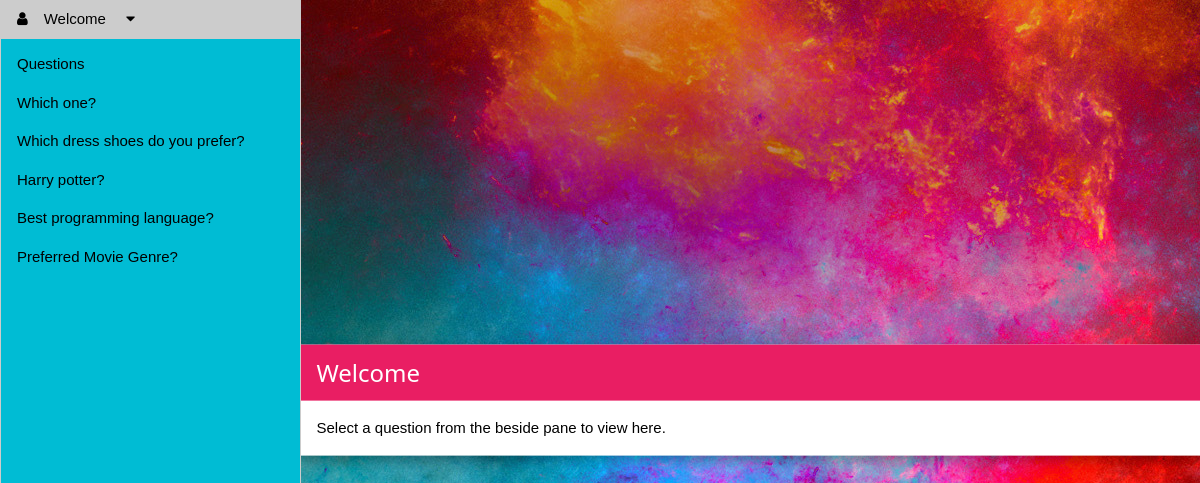
The page /polls/ (signed in) on the database its author committed.
### polls/models.py (models this page shows, shortened)
class Question(models.Model):
    question_text = models.CharField(max_length=200)
    pub_date = models.DateTimeField('date published')
    def was_published_recently(self):
        now = timezone.now()
        return now - datetime.timedelta(days=1) <= self.pub_date <= now
    was_published_recently.admin_order_field = 'pub_date'
    was_published_recently.boolean = True
    was_published_recently.short_description = 'Published recently?'

### polls/views.py (the view)
# urls.py: path('', views.IndexView.as_view(), name='index'),
class IndexView(generic.ListView):
    template_name = 'polls/index.html'
    context_object_name = 'latest_question_list'
    def get_queryset(self):
        return get_question_list()

### polls/views.py (called while the page is built)
def get_question_list():
    return Question.objects.order_by('-pub_date')

### polls/templates/polls/index.html (shortened to what this page needs)
{% extends "polls/base.html" %}
{% load static %}
{% block content %}
    {% if user.is_authenticated %}
        <div class="w3-row">
            <div class="w3-col l3 w3-border-left w3-cyan"
                 style="z-index:3;height:100vh;overflow:auto">
                <div class="w3-bar-block" id="mySidebar">
                    <div class="w3-dropdown-hover">
                        <a class="w3-button w3-bar-item"><i
                                class="w3-margin-right fa fa-user"></i>Welcome {{ user.first_name }}<i
                                class="w3-margin-left fa fa-caret-down"></i>
                        </a>
                    </div>
                    <div class="w3-bar-item">Questions</div>
                    {% if latest_question_list %}
                        {% for question in latest_question_list %}
                            <a href="{% url 'polls:detail' question.id %}"
                               class="w3-bar-item w3-button">{{ question.question_text }}</a>
                        {% endfor %}
                    {% else %}
                        <p>No polls are available.</p>
                    {% endif %}
                </div>
            </div>
            <div class="w3-col l9 w3-border-left w3-display-container" style="z-index:3;height:100vh;overflow:auto">
                <div class="w3-display-middle w3-modal-content w3-card-4">
                    <div class="w3-container w3-pink">
                        <h3>Welcome</h3>
                    </div>
                    <div class="w3-margin">
                        <p>Select a question from the beside pane to view here.</p>
                    </div>
                </div>
            </div>
        </div>
    {% endif %}
{% endblock %}

### polls/static/polls/style.css (style rules this page uses)
html, body, h1, h2, h3, h4, h5 { font-family: "Raleway", sans-serif }
html { box-sizing: border-box }
*, *:before, *:after { box-sizing: inherit }
html { -ms-text-size-adjust: 100%; -webkit-text-size-adjust: 100% }
body { margin: 0; background: url("images/background.jpg") no-repeat }
a { background-color: transparent; -webkit-text-decoration-skip: objects }
html, body { font-family: Verdana, sans-serif; font-size: 15px; line-height: 1.5 }
html { overflow-x: hidden }
h3 { font-size: 24px }
h1, h2, h3, h4, h5, h6 { font-family: "Segoe UI", Arial, sans-serif; font-weight: 400; margin: 10px 0 }
a { color: inherit }
.w3-btn, .w3-button { border: none; display: inline-block; padding: 8px 16px; vertical-align: middle; overflow: hidden; text-decoration: none; color: inherit; background-color: inherit; text-align: center; cursor: pointer; white-space: nowrap }
.w3-btn, .w3-button { -webkit-touch-callout: none; -webkit-user-select: none; -khtml-user-select: none; -moz-user-select: none; -ms-user-select: none; user-select: none }
.w3-tooltip, .w3-display-container { position: relative }
.w3-dropdown-click, .w3-dropdown-hover { position: relative; display: inline-block; cursor: pointer }
.w3-dropdown-hover:first-child, .w3-dropdown-click:hover { background-color: #ccc; color: #000 }
.w3-bar-block .w3-dropdown-hover, .w3-bar-block .w3-dropdown-click { width: 100% }
.w3-bar-block .w3-dropdown-hover .w3-button, .w3-bar-block .w3-dropdown-click .w3-button { width: 100%; text-align: left; padding: 8px 16px }
.w3-modal-content { margin: auto; background-color: #fff; position: relative; padding: 0; outline: 0; width: 600px }
.w3-bar-block .w3-bar-item { width: 100%; display: block; padding: 8px 16px; text-align: left; border: none; white-space: normal; float: none; outline: 0 }
.w3-container:after, .w3-container:before, .w3-panel:after, .w3-panel:before, .w3-row:after, .w3-row:before, .w3-row-padding:after, .w3-row-padding:before, .w3-cell-row:before, .w3-cell-row:after, .w3-clear:after, .w3-clear:before, .w3-bar:before, .w3-bar:after { content: ""; display: table; clear: both }
.w3-col, .w3-half, .w3-third, .w3-twothird, .w3-threequarter, .w3-quarter { float: left; width: 100% }
@media (min-width: 993px) { .w3-col.l3 { width: 24.99999% } }
@media (min-width: 993px) { .w3-col.l9 { width: 74.99999% } }
@media (min-width: 993px) { .w3-modal-content { width: 900px } }
.w3-display-middle { position: absolute; top: 50%; left: 50%; transform: translate(-50%, -50%); -ms-transform: translate(-50%, -50%) }
.w3-container, .w3-panel { padding: 0.01em 16px }
.w3-card-4, .w3-hover-shadow:hover { box-shadow: 0 4px 10px 0 rgba(0, 0, 0, 0.2), 0 4px 20px 0 rgba(0, 0, 0, 0.19) }
.w3-border-left { border-left: 1px solid #ccc !important }
.w3-margin { margin: 16px !important }
.w3-margin-left { margin-left: 16px !important }
.w3-margin-right { margin-right: 16px !important }
.w3-cyan, .w3-hover-cyan:hover { color: #000 !important; background-color: #00bcd4 !important }
.w3-pink, .w3-hover-pink:hover { color: #fff !important; background-color: #e91e63 !important }

### rows shown on the page
Question: question_text "Which one?"
Question: question_text "Which dress shoes do you prefer?"
Question: question_text "Harry potter?"
Question: question_text "Best programming language?"
Question: question_text "Preferred Movie Genre?"
